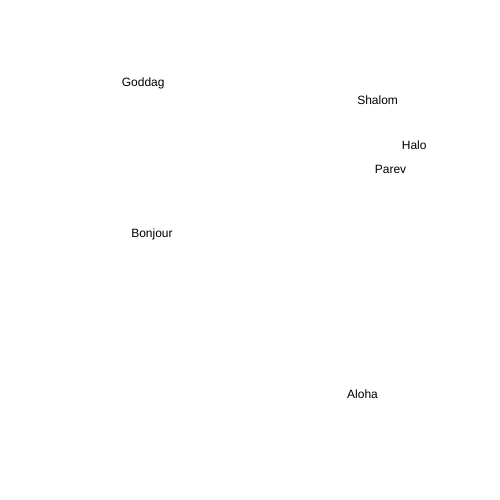
Frame 1 (no input)
Frame 60 (no input): identical to frame 1, image omitted
Frame 120 (the mouse pressed at the canvas centre since frame 60): identical to frame 1, image omitted

The p5.js sketch that drew this single still picture (run headless with seeded random() and noise() and a simulated clock; from frame 60 on, the mouse is pressed at the canvas centre):

// p5.js sketch
// ── sketch.js
var randomHello = [];


function setup() {

    createCanvas(500, 500);

    console.log(randomHello.length);
    console.log(typeof (randomHello));

    randomHello.push("Hello");
    console.log(randomHello);
    console.log(randomHello[0]);
    console.log(randomHello.length);

    randomHello.push("Parev");
    console.log(randomHello);
    console.log(randomHello[1]);
    console.log(randomHello.length);

    randomHello.push("Goddag");
    console.log(randomHello);
    console.log(randomHello[randomHello.length - 1]);
    console.log(randomHello.length);


    randomHello.push("Bonjour");
    randomHello.push("Halo");
    randomHello.push("Aloha");
    randomHello.push("Shalom");
    randomHello.push("Sawubona");

    console.log(randomHello);
    console.log(randomHello[randomHello.length - 1]);
    console.log(randomHello.length);

    //removes first item in the array
    console.log(randomHello.shift());
    console.log(randomHello);

    //removes last item in the array
    console.log(randomHello.pop());
    console.log(randomHello);

    //sort array
    console.log(randomHello.sort());

    //reverse array
    console.log(randomHello.reverse());


    //    text(randomHello[0], random(width), random(height));
    //    text(randomHello[1], random(width), random(height));
    //    text(randomHello[2], random(width), random(height));
    //    text(randomHello[3], random(width), random(height));
    //    text(randomHello[4], random(width), random(height));
    //    text(randomHello[5], random(width), random(height));
    //    text(randomHello[6], random(width), random(height));
    //    text(randomHello[7], random(width), random(height));

    for (var i = 0; i < randomHello.length; i++) {
        text(randomHello[i], random(width), random(height));
    }


}

function draw() {
    //    for(var i = 0; i < randomHello.length; i++){
    //        text(randomHello[i], random(width), random(height));
    //    }
}
